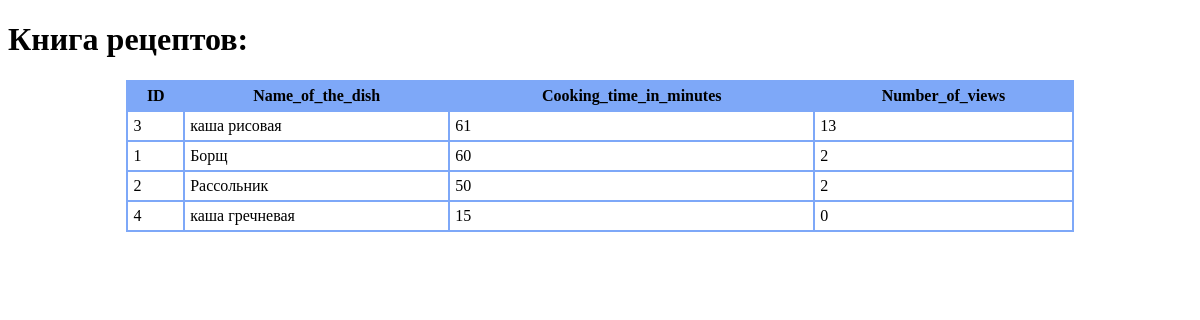
The app's page /recipes_in_html with its own data.
### models.py (models this page shows)
class RecipeBook(Base):
    __tablename__ = "RecipeBook"
    id = Column(Integer, primary_key=True, index=True)
    name_of_the_dish = Column(String, index=True)
    list_of_ingredients = Column(String, index=True)
    description = Column(String, index=True)
    cooking_time_in_minutes = Column(String, index=True)
    number_of_views = Column(Integer, index=True)

### routers.py (the view)
@router.get("/recipes_in_html", response_class=HTMLResponse)
async def recipe_book_get_html(request: Request):
    response = await session.execute(
        select(models.RecipeBook).order_by(
            models.RecipeBook.number_of_views.desc(),
            models.RecipeBook.cooking_time_in_minutes.desc(),
        )
    )
    recipes = response.scalars().all()
    return templates.TemplateResponse(
        "recipe_book.html", {"request": request, "recipes": recipes}
    )

### templates/recipe_book.html (shortened to what this page needs)
<!DOCTYPE html>
<html>
<head>
    <link rel="stylesheet" type="text/css" href="/static/style.css">
</head>
<body>
<h1>Книга рецептов:</h1>
{% if recipes %}
<table class="customTable">
    <thead>
    <tr>
        <th>ID</th>
        <th>Name_of_the_dish</th>
        <th>Cooking_time_in_minutes</th>
        <th>Number_of_views</th>
    </tr>
    </thead>
    <tbody>
    {% for recipe in recipes %}
    <tr>
        <td>
            {{ recipe.id }}
        </td>
        <td>
            {{ recipe.name_of_the_dish }}
        </td>
        <td>
            {{ recipe.cooking_time_in_minutes }}
        </td>
        <td>
            {{ recipe.number_of_views}}
        </td>
    </tr>
    {% endfor %}
    </tbody>
</table>
{% else %}
<h2> Sorry, no recipes in DB.</h2>
{% endif %}
</body>
</html>

### static/style.css (style rules this page uses)
table.customTable { width: 80%; background-color: #FFFFFF; border-collapse: collapse; border-width: 2px; border-color: #7ea8f8; border-style: solid; color: #000000; margin: auto; }
table.customTable td, table.customTable th { border-width: 2px; border-color: #7ea8f8; border-style: solid; padding: 5px; }
table.customTable thead { background-color: #7ea8f8; }

### records on screen
RecipeBook: id "3", name_of_the_dish "каша рисовая", cooking_time_in_minutes "61", number_of_views "13"
RecipeBook: id "1", name_of_the_dish "Борщ", cooking_time_in_minutes "60", number_of_views "2"
RecipeBook: id "2", name_of_the_dish "Рассольник", cooking_time_in_minutes "50", number_of_views "2"
RecipeBook: id "4", name_of_the_dish "каша гречневая", cooking_time_in_minutes "15", number_of_views "0"
